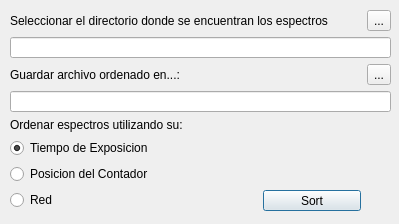
<?xml version="1.0" encoding="UTF-8"?>
<ui version="4.0">
 <class>Dialog</class>
 <widget class="QDialog" name="Dialog">
  <property name="geometry">
   <rect>
    <x>0</x>
    <y>0</y>
    <width>399</width>
    <height>224</height>
   </rect>
  </property>
  <property name="windowTitle">
   <string>Dialog</string>
  </property>
  <widget class="QWidget" name="">
   <property name="geometry">
    <rect>
     <x>10</x>
     <y>10</y>
     <width>381</width>
     <height>201</height>
    </rect>
   </property>
   <layout class="QGridLayout" name="gridLayout">
    <item row="0" column="0" colspan="3">
     <widget class="QLabel" name="label_2">
      <property name="text">
       <string>Seleccionar el directorio donde se encuentran los espectros</string>
      </property>
     </widget>
    </item>
    <item row="0" column="3">
     <widget class="QToolButton" name="tlb_open">
      <property name="text">
       <string>...</string>
      </property>
     </widget>
    </item>
    <item row="1" column="0" colspan="4">
     <widget class="QLineEdit" name="le_path"/>
    </item>
    <item row="2" column="0" colspan="3">
     <widget class="QLabel" name="label_3">
      <property name="text">
       <string>Guardar archivo ordenado en...:</string>
      </property>
     </widget>
    </item>
    <item row="2" column="3">
     <widget class="QToolButton" name="tlb_save">
      <property name="text">
       <string>...</string>
      </property>
     </widget>
    </item>
    <item row="3" column="0" colspan="4">
     <widget class="QLineEdit" name="le_save_path"/>
    </item>
    <item row="4" column="0" colspan="2">
     <widget class="QLabel" name="label">
      <property name="text">
       <string>Ordenar espectros utilizando su:</string>
      </property>
     </widget>
    </item>
    <item row="5" column="0">
     <widget class="QRadioButton" name="rb_exp_time">
      <property name="text">
       <string>Tiempo de Exposicion</string>
      </property>
      <property name="checked">
       <bool>true</bool>
      </property>
     </widget>
    </item>
    <item row="6" column="0">
     <widget class="QRadioButton" name="rb_counter">
      <property name="text">
       <string>Posicion del Contador</string>
      </property>
      <property name="checked">
       <bool>false</bool>
      </property>
     </widget>
    </item>
    <item row="7" column="0">
     <widget class="QRadioButton" name="rb_red">
      <property name="text">
       <string>Red</string>
      </property>
     </widget>
    </item>
    <item row="7" column="2">
     <widget class="QPushButton" name="btn_sort">
      <property name="text">
       <string>Sort</string>
      </property>
     </widget>
    </item>
   </layout>
  </widget>
 </widget>
 <resources/>
 <connections/>
</ui>
